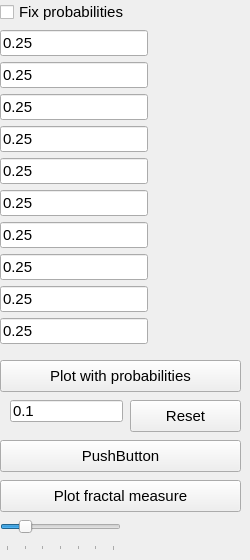
        <widget class="QWidget" name="tabProbs">
         <attribute name="title">
          <string>Probabilities</string>
         </attribute>
         <widget class="QPushButton" name="probPlotButton">
          <property name="geometry">
           <rect>
            <x>0</x>
            <y>360</y>
            <width>241</width>
            <height>32</height>
           </rect>
          </property>
          <property name="font">
           <font>
            <pointsize>11</pointsize>
           </font>
          </property>
          <property name="text">
           <string>Plot with probabilities</string>
          </property>
         </widget>
         <widget class="QPushButton" name="resetButton">
          <property name="geometry">
           <rect>
            <x>130</x>
            <y>400</y>
            <width>111</width>
            <height>32</height>
           </rect>
          </property>
          <property name="font">
           <font>
            <pointsize>11</pointsize>
           </font>
          </property>
          <property name="text">
           <string>Reset</string>
          </property>
         </widget>
         <widget class="QPushButton" name="pushButton_8">
          <property name="geometry">
           <rect>
            <x>0</x>
            <y>440</y>
            <width>241</width>
            <height>32</height>
           </rect>
          </property>
          <property name="font">
           <font>
            <pointsize>11</pointsize>
           </font>
          </property>
          <property name="text">
           <string>PushButton</string>
          </property>
         </widget>
         <widget class="QPushButton" name="measureButton">
          <property name="geometry">
           <rect>
            <x>0</x>
            <y>480</y>
            <width>241</width>
            <height>32</height>
           </rect>
          </property>
          <property name="font">
           <font>
            <pointsize>11</pointsize>
           </font>
          </property>
          <property name="text">
           <string>Plot fractal measure</string>
          </property>
         </widget>
         <widget class="QLineEdit" name="lineEdit">
          <property name="geometry">
           <rect>
            <x>10</x>
            <y>400</y>
            <width>113</width>
            <height>22</height>
           </rect>
          </property>
          <property name="font">
           <font>
            <pointsize>11</pointsize>
           </font>
          </property>
          <property name="text">
           <string>0.1</string>
          </property>
         </widget>
         <widget class="QSlider" name="horizontalSlider">
          <property name="geometry">
           <rect>
            <x>0</x>
            <y>510</y>
            <width>121</width>
            <height>41</height>
           </rect>
          </property>
          <property name="font">
           <font>
            <pointsize>11</pointsize>
           </font>
          </property>
          <property name="maximum">
           <number>6</number>
          </property>
          <property name="pageStep">
           <number>2</number>
          </property>
          <property name="value">
           <number>1</number>
          </property>
          <property name="orientation">
           <enum>Qt::Horizontal</enum>
          </property>
          <property name="tickPosition">
           <enum>QSlider::TicksBelow</enum>
          </property>
          <property name="tickInterval">
           <number>1</number>
          </property>
         </widget>
         <widget class="QWidget" name="layoutWidget">
          <property name="geometry">
           <rect>
            <x>0</x>
            <y>0</y>
            <width>148</width>
            <height>354</height>
           </rect>
          </property>
          <layout class="QVBoxLayout" name="verticalLayout">
           <item>
            <widget class="QCheckBox" name="fixProbsCheckBox">
             <property name="font">
              <font>
               <pointsize>11</pointsize>
              </font>
             </property>
             <property name="text">
              <string>Fix probabilities</string>
             </property>
            </widget>
           </item>
           <item>
            <widget class="QLineEdit" name="lineEditProbs01">
             <property name="enabled">
              <bool>true</bool>
             </property>
             <property name="font">
              <font>
               <pointsize>11</pointsize>
              </font>
             </property>
             <property name="text">
              <string>0.25</string>
             </property>
            </widget>
           </item>
           <item>
            <widget class="QLineEdit" name="lineEditProbs02">
             <property name="font">
              <font>
               <pointsize>11</pointsize>
              </font>
             </property>
             <property name="text">
              <string>0.25</string>
             </property>
            </widget>
           </item>
           <item>
            <widget class="QLineEdit" name="lineEditProbs03">
             <property name="font">
              <font>
               <pointsize>11</pointsize>
              </font>
             </property>
             <property name="text">
              <string>0.25</string>
             </property>
            </widget>
           </item>
           <item>
            <widget class="QLineEdit" name="lineEditProbs04">
             <property name="font">
              <font>
               <pointsize>11</pointsize>
              </font>
             </property>
             <property name="text">
              <string>0.25</string>
             </property>
            </widget>
           </item>
           <item>
            <widget class="QLineEdit" name="lineEditProbs05">
             <property name="font">
              <font>
               <pointsize>11</pointsize>
              </font>
             </property>
             <property name="text">
              <string>0.25</string>
             </property>
            </widget>
           </item>
           <item>
            <widget class="QLineEdit" name="lineEditProbs06">
             <property name="font">
              <font>
               <pointsize>11</pointsize>
              </font>
             </property>
             <property name="text">
              <string>0.25</string>
             </property>
            </widget>
           </item>
           <item>
            <widget class="QLineEdit" name="lineEditProbs07">
             <property name="font">
              <font>
               <pointsize>11</pointsize>
              </font>
             </property>
             <property name="text">
              <string>0.25</string>
             </property>
            </widget>
           </item>
           <item>
            <widget class="QLineEdit" name="lineEditProbs08">
             <property name="font">
              <font>
               <pointsize>11</pointsize>
              </font>
             </property>
             <property name="text">
              <string>0.25</string>
             </property>
            </widget>
           </item>
           <item>
            <widget class="QLineEdit" name="lineEditProbs09">
             <property name="font">
              <font>
               <pointsize>11</pointsize>
              </font>
             </property>
             <property name="text">
              <string>0.25</string>
             </property>
            </widget>
           </item>
           <item>
            <widget class="QLineEdit" name="lineEditProbs10">
             <property name="font">
              <font>
               <pointsize>11</pointsize>
              </font>
             </property>
             <property name="text">
              <string>0.25</string>
             </property>
            </widget>
           </item>
          </layout>
         </widget>
        </widget>
